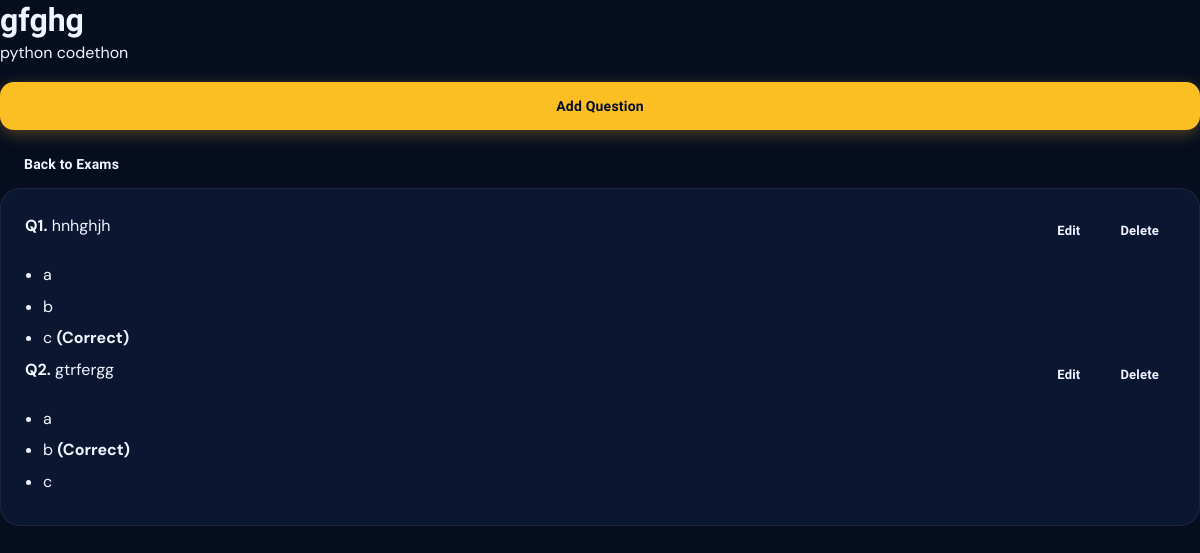
Page /exam/2/detail/ (signed in) on the committed database.
### accounts/models.py (models this page shows, shortened)
class Exam(models.Model):
    course           = models.ForeignKey(Course, on_delete=models.CASCADE, related_name='exams')
    title            = models.CharField(max_length=200)
    duration_minutes = models.IntegerField(default=60)
    start_time       = models.DateTimeField(null=True, blank=True)
    end_time         = models.DateTimeField(null=True, blank=True)
    published        = models.BooleanField(default=True)
    created_at       = models.DateTimeField(auto_now_add=True)

class Course(models.Model):
    title      = models.CharField(max_length=200)
    instructor = models.CharField(max_length=100)
    students   = models.IntegerField(default=0)
    lessons    = models.IntegerField(default=0)
    completed  = models.IntegerField(default=0)  # completed lessons
    status     = models.CharField(max_length=20, default='active')
    content    = models.TextField(blank=True, null=True)
    pdf        = models.FileField(upload_to='course_pdfs/', blank=True, null=True)

class Question(models.Model):
    exam = models.ForeignKey(Exam, on_delete=models.CASCADE, related_name='questions')
    text = models.TextField()

class Choice(models.Model):
    question   = models.ForeignKey(Question, on_delete=models.CASCADE, related_name='choices')
    text       = models.CharField(max_length=255)
    is_correct = models.BooleanField(default=False)

### accounts/views.py (the view)
# urls.py: path('exam/<int:exam_id>/detail/', views.exam_detail, name='exam_detail'),
def exam_detail(request, exam_id):
    exam = get_object_or_404(Exam, pk=exam_id)
    if not request.user.is_authenticated or not request.user.is_staff:
        messages.error(request, 'Admin access required.')
        return redirect('admin_dashboard')
    questions = exam.questions.prefetch_related('choices').all()
    return render(request, 'exam_detail.html', {
        'exam': exam,
        'questions': questions,
    })

### templates/exam_detail.html (shortened to what this page needs)
{% load static %}
<!DOCTYPE html>
<html lang="en">
<head>
  <link rel="stylesheet" href="{% static 'css/style.css' %}" />
</head>
<body>
  <div class="page-shell">
    <header class="page-header">
      <h1>{{ exam.title }}</h1>
      <p>{{ exam.course.title }}</p>
      <div style="margin-top: 16px; display:flex; gap:10px; flex-wrap:wrap;">
        <a href="{% url 'add_question' exam.id %}" class="btn btn-primary">Add Question</a>
        <a href="{% url 'exams' %}" class="btn">Back to Exams</a>
      </div>
    </header>
    <section class="panel">
      {% if questions %}
        <div class="question-list">
          {% for question in questions %}
            <div class="question-card">
              <div style="display:flex; justify-content:space-between; align-items:flex-start; gap:10px;">
                <div>
                  <strong>Q{{ forloop.counter }}.</strong> {{ question.text }}
                </div>
                <div style="display:flex; gap:8px; flex-wrap:wrap;">
                  <a href="{% url 'edit_question' question.id %}" class="btn btn-sm">Edit</a>
                  <a href="{% url 'delete_question' question.id %}" class="btn btn-sm btn-danger">Delete</a>
                </div>
              </div>
              <ul style="margin-top: 12px; padding-left: 18px;">
                {% for choice in question.choices.all %}
                  <li style="margin-bottom: 6px;">{{ choice.text }} {% if choice.is_correct %}<strong>(Correct)</strong>{% endif %}</li>
                {% endfor %}
              </ul>
            </div>
          {% endfor %}
        </div>
      {% else %}
        <p>No questions have been added to this exam yet.</p>
      {% endif %}
    </section>
  </div>
</body>
</html>

### static/css/style.css (style rules this page uses)
:root { --navy-950: #060d1f; --navy-900: #0b1631; --navy-800: #112044; --navy-700: #1a3160; --navy-600: #1e3a8a; --slate-400: #94a3b8; --slate-300: #cbd5e1; --slate-200: #e2e8f0; --slate-100: #f1f5f9; --slate-50: #f8fafc; --amber-400: #fbbf24; --amber-500: #f59e0b; --amber-600: #d97706; --emerald-400: #34d399; --emerald-500: #10b981; --rose-400: #fb7185; --sky-400: #38bdf8; --white: #ffffff; --bg-page: var(--navy-950); --bg-card: var(--navy-900); --bg-surface: var(--navy-800); --border: rgba(255,255,255,0.07); --border-hover: rgba(255,255,255,0.15); --text-primary: #f0f4ff; --text-secondary: var(--slate-400); --text-muted: rgba(148,163,184,0.6); --accent: var(--amber-400); --accent-glow: rgba(251,191,36,0.18); --accent-dark: var(--amber-600); --r-sm: 8px; --r-md: 14px; --r-lg: 20px; --r-xl: 28px; --shadow-card: 0 4px 24px rgba(0,0,0,0.4), 0 1px 3px rgba(0,0,0,0.3); --shadow-glow: 0 0 40px rgba(251,191,36,0.12); --shadow-btn: 0 4px 16px rgba(251,191,36,0.3); --sidebar-w: 260px; --topbar-h: 64px; --ease: cubic-bezier(0.4, 0, 0.2, 1); }
*, *::before, *::after { box-sizing: border-box; margin: 0; padding: 0; }
html { font-size: 16px; -webkit-font-smoothing: antialiased; }
body { font-family: 'DM Sans', sans-serif; background: var(--bg-page); color: var(--text-primary); line-height: 1.6; min-height: 100vh; }
a { color: inherit; text-decoration: none; }
h1, h2, h3, h4, h5 { font-family: 'Sora', sans-serif; font-weight: 700; line-height: 1.25; }
.btn { display: inline-flex; align-items: center; justify-content: center; gap: 8px; padding: 13px 24px; font-family: 'Sora', sans-serif; font-size: 14px; font-weight: 600; border-radius: var(--r-md); border: none; cursor: pointer; transition: all 0.25s var(--ease); position: relative; overflow: hidden; letter-spacing: 0.2px; }
.btn::after { content: ''; position: absolute; inset: 0; background: rgba(255,255,255,0); transition: background 0.2s; }
.btn-primary { width: 100%; background: var(--accent); color: var(--navy-950); font-weight: 700; box-shadow: var(--shadow-btn); }
.btn-sm { padding: 8px 16px; font-size: 13px; }
.panel { background: var(--bg-card); border: 1px solid var(--border); border-radius: var(--r-lg); padding: 24px; animation: fadeUp 0.5s var(--ease) 0.25s both; }

### rows in the picture
Exam: title "gfghg", course "python codethon"
Question: text "hnhghjh"
Choice: text "a"
Choice: text "b"
Choice: text "c", is_correct "(Correct)"
Question: text "gtrfergg"
Choice: text "a"
Choice: text "b", is_correct "(Correct)"
Choice: text "c"
